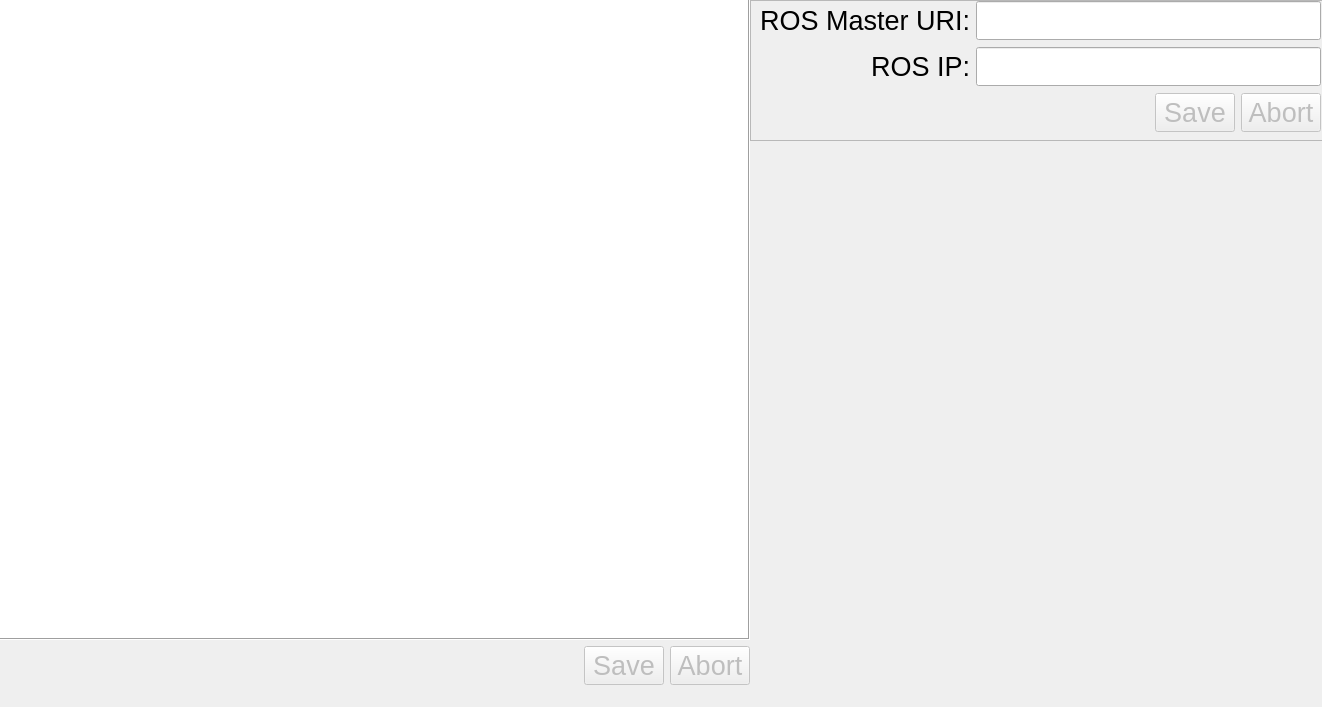
<?xml version="1.0" encoding="UTF-8"?>
<ui version="4.0">
 <class>MainWindow</class>
 <widget class="QMainWindow" name="MainWindow">
  <property name="geometry">
   <rect>
    <x>0</x>
    <y>0</y>
    <width>1322</width>
    <height>707</height>
   </rect>
  </property>
  <property name="sizePolicy">
   <sizepolicy hsizetype="Fixed" vsizetype="Fixed">
    <horstretch>0</horstretch>
    <verstretch>0</verstretch>
   </sizepolicy>
  </property>
  <property name="windowTitle">
   <string>ROS communication preferences</string>
  </property>
  <widget class="QWidget" name="centralwidget">
   <widget class="QFrame" name="frame">
    <property name="geometry">
     <rect>
      <x>750</x>
      <y>0</y>
      <width>581</width>
      <height>141</height>
     </rect>
    </property>
    <property name="frameShape">
     <enum>QFrame::StyledPanel</enum>
    </property>
    <property name="frameShadow">
     <enum>QFrame::Raised</enum>
    </property>
    <widget class="QWidget" name="gridLayoutWidget">
     <property name="geometry">
      <rect>
       <x>10</x>
       <y>0</y>
       <width>561</width>
       <height>134</height>
      </rect>
     </property>
     <layout class="QGridLayout" name="gridLayout">
      <item row="0" column="0">
       <widget class="QLabel" name="label">
        <property name="font">
         <font>
          <pointsize>20</pointsize>
         </font>
        </property>
        <property name="text">
         <string>ROS Master URI:</string>
        </property>
        <property name="alignment">
         <set>Qt::AlignRight|Qt::AlignTrailing|Qt::AlignVCenter</set>
        </property>
       </widget>
      </item>
      <item row="1" column="1">
       <widget class="QLineEdit" name="ros_ip">
        <property name="font">
         <font>
          <pointsize>20</pointsize>
         </font>
        </property>
       </widget>
      </item>
      <item row="1" column="0">
       <widget class="QLabel" name="label_2">
        <property name="font">
         <font>
          <pointsize>20</pointsize>
         </font>
        </property>
        <property name="text">
         <string>ROS IP:</string>
        </property>
        <property name="alignment">
         <set>Qt::AlignRight|Qt::AlignTrailing|Qt::AlignVCenter</set>
        </property>
       </widget>
      </item>
      <item row="0" column="1">
       <widget class="QLineEdit" name="ros_master_uri">
        <property name="font">
         <font>
          <pointsize>20</pointsize>
         </font>
        </property>
       </widget>
      </item>
      <item row="2" column="1">
       <widget class="QDialogButtonBox" name="save_config_settings">
        <property name="enabled">
         <bool>false</bool>
        </property>
        <property name="font">
         <font>
          <pointsize>20</pointsize>
         </font>
        </property>
        <property name="standardButtons">
         <set>QDialogButtonBox::Abort|QDialogButtonBox::Save</set>
        </property>
       </widget>
      </item>
     </layout>
    </widget>
   </widget>
   <widget class="QWidget" name="verticalLayoutWidget">
    <property name="geometry">
     <rect>
      <x>-1</x>
      <y>-6</y>
      <width>751</width>
      <height>691</height>
     </rect>
    </property>
    <layout class="QVBoxLayout" name="verticalLayout">
     <item>
      <widget class="QListView" name="topics_list">
       <property name="sizePolicy">
        <sizepolicy hsizetype="Preferred" vsizetype="Preferred">
         <horstretch>0</horstretch>
         <verstretch>0</verstretch>
        </sizepolicy>
       </property>
       <property name="minimumSize">
        <size>
         <width>0</width>
         <height>300</height>
        </size>
       </property>
       <property name="font">
        <font>
         <pointsize>20</pointsize>
        </font>
       </property>
       <property name="frameShape">
        <enum>QFrame::Box</enum>
       </property>
      </widget>
     </item>
     <item>
      <widget class="QDialogButtonBox" name="save_topics_settings">
       <property name="enabled">
        <bool>false</bool>
       </property>
       <property name="font">
        <font>
         <pointsize>20</pointsize>
        </font>
       </property>
       <property name="standardButtons">
        <set>QDialogButtonBox::Abort|QDialogButtonBox::Save</set>
       </property>
      </widget>
     </item>
    </layout>
   </widget>
  </widget>
  <widget class="QMenuBar" name="menubar">
   <property name="geometry">
    <rect>
     <x>0</x>
     <y>0</y>
     <width>1322</width>
     <height>22</height>
    </rect>
   </property>
  </widget>
 </widget>
 <resources/>
 <connections/>
</ui>
